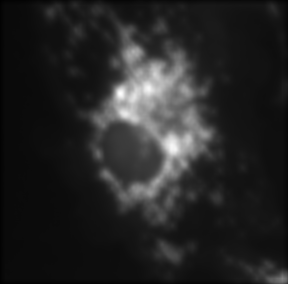
#> input picture testImages/cross_correlation/Mito_cross_correlation.tif, 288 x 284 px, found by its file name
$ python sharpen_actin.py cross_correlation/Mito_cross_correlation.tif
#> lines starting #> are read from the running program, lines starting #| are printed output that depends on the picture; after the words box and inside, x2 and y2 are one past the last pixel; in counts of white or black regions, pixels touching at a corner belong together
"""
Apply a Sharpen filter to testImages/Actin_cropped.tif and compare the result
with the input.

The kernel (the same one ImageJ uses for Process > Sharpen):

    -1  -1  -1
    -1  12  -1
    -1  -1  -1

Its weights add up to 12 - 8 = 4, so we divide by 4 to keep the overall
brightness the same. Each output pixel is then:

    (12 x center - sum of the 8 neighbors) / 4
  = center + 2 x (center - average of the 8 neighbors)

In words: every pixel is pushed further away from its surroundings.
Differences between neighbors (edges, fine details ... and noise) get bigger.

The result is saved as testImages/sharpened/Actin_cropped_sharpen.tif.

Run from the image_analysis_workshop folder:
    uv run python testImages/sharpen_actin.py
Or on another image:
    uv run python testImages/sharpen_actin.py Nucleus_cropped_noise
"""

import sys
from pathlib import Path

import numpy as np
import tifffile
import napari
from scipy import ndimage

# ---- Which image -----------------------------------------------------------
IMAGE_NAME = sys.argv[1] if len(sys.argv) > 1 else "Actin_cropped.tif"
if not IMAGE_NAME.lower().endswith((".tif", ".tiff")):
    IMAGE_NAME += ".tif"

script_dir = Path(__file__).resolve().parent
candidates = [
    script_dir / "testImages" / IMAGE_NAME,
    script_dir / IMAGE_NAME,
    script_dir.parent / "testImages" / IMAGE_NAME,
]
IMAGE_PATH = next((p for p in candidates if p.exists()), None)
if IMAGE_PATH is None:
    raise FileNotFoundError(
        f"Could not find {IMAGE_NAME}. Looked in:\n  "
        + "\n  ".join(str(p) for p in candidates)
    )

# ---- The Sharpen kernel, normalized by its sum ------------------------------
KERNEL = np.array([[-1, -1, -1],
                   [-1, 12, -1],
                   [-1, -1, -1]], dtype=np.float32)
print(f"Kernel sum = {KERNEL.sum():.0f}, so every weight is divided by it.")
KERNEL = KERNEL / KERNEL.sum()

# ---- Load and filter --------------------------------------------------------
image = tifffile.imread(IMAGE_PATH)
#> image is the input picture: shape (284, 288) float32; min 11773844, max 702355392, mean 112877224
img = image.astype(np.float32)          # floats: results can be negative
sharp = ndimage.convolve(img, KERNEL, mode="reflect")

out_dir = IMAGE_PATH.parent / "sharpened"
out_dir.mkdir(exist_ok=True)
out_path = out_dir / f"{IMAGE_PATH.stem}_sharpen.tif"
tifffile.imwrite(out_path, sharp)
print(f"Image: {IMAGE_PATH.name}  shape {image.shape}  type {image.dtype}")
#| Image: Mito_cross_correlation.tif  shape (284, 288)  type float32
print(f"Saved: {out_path.relative_to(IMAGE_PATH.parent.parent)}")


# ---- Compare -------------------------------------------------------------------
def noise_level(a, background):
    """Fine-grain noise in the background: how much each pixel differs from the
    median of its 5 x 5 neighborhood. Slow brightness changes are ignored, so
    what is left is the pixel-to-pixel 'grain' (noise)."""
    grain = a - ndimage.median_filter(a, size=5)
    return float(np.std(grain[background]))


def neighbor_variation(a):
    """Spread of the differences between neighboring pixels (whole image)."""
    return float(np.std(np.diff(a, axis=1)))


def edge_strength(a, structure):
    """Average gradient on the actin structures: how steep the edges are."""
    grad = np.hypot(*np.gradient(a))
    return float(np.mean(grad[structure]))


# Split the image into background and structure using a smoothed version,
# so the split itself is not affected by noise.
smooth = ndimage.gaussian_filter(img, 2)
background = smooth < np.percentile(smooth, 30)     # dimmest 30% = background
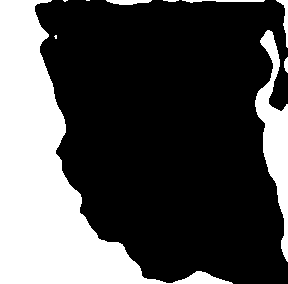
#> background: shape (284, 288) bool; 30% white; 10 white regions (3 under 20 px), largest, box (x1, y1, x2, y2) and area: (0, 0, 233, 284) 20849, (255, 30, 288, 262) 3101, (276, 0, 288, 48) 178
structure = smooth > np.percentile(smooth, 85)      # brightest 15% = actin
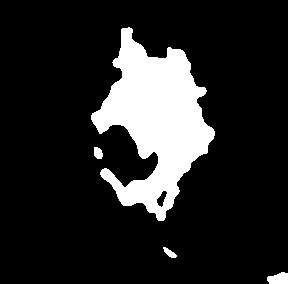
#> structure: shape (284, 288) bool; 15% white; 4 white regions, box (x1, y1, x2, y2) and area: (91, 27, 215, 221) 11905, (267, 272, 288, 284) 200, (94, 147, 103, 159) 87, (163, 247, 177, 258) 77

rows = [("input", img), ("sharpened", sharp)]
print(f"\n{'':<11}{'min':>9}{'max':>9}{'mean':>9}{'bg noise':>10}"
      f"{'nbr diff':>10}{'edges':>9}")
for name, a in rows:
    print(f"{name:<11}{a.min():>9.1f}{a.max():>9.1f}{a.mean():>9.1f}"
          f"{noise_level(a, background):>10.1f}{neighbor_variation(a):>10.1f}"
          f"{edge_strength(a, structure):>9.1f}")
#> this loop made 2 passes
#> name on passes 1 to 2: 'input', 'sharpened'
#| input      11773844.0702355392.0112877224.0 1223200.6 6882693.518372992.0
#| sharpened  7084665.5727597824.0112877224.0 2444410.0 7957438.020531878.0
#> pass 1, in noise_level, `grain = a - ndimage.median_filter(a, size=5)`:
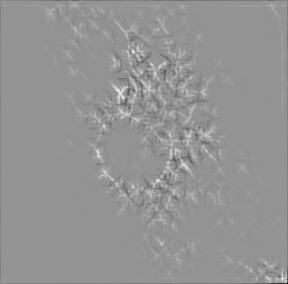
#> grain: shape (284, 288) float32; min -48156016, max 35170848, mean 231233.3; drawn with min black and max white
#> pass 1, in edge_strength, `grad = np.hypot(*np.gradient(a))`:
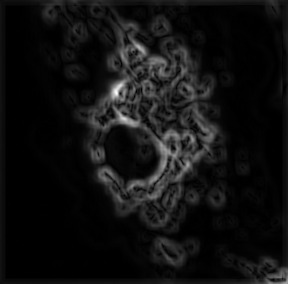
#> grad: shape (284, 288) float32; min 844.4, max 76877448, mean 5191939.5; drawn with min black and max white
#> pass 2, in noise_level (call 2), `grain = a - ndimage.median_filter(a, size=5)`:
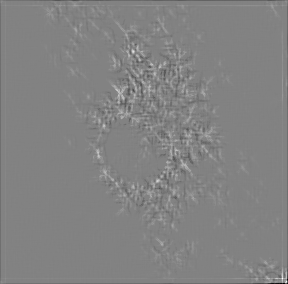
#> grain: shape (284, 288) float32; min -77021088, max 73661888, mean 255658.7; drawn with min black and max white

print(f"\nbackground noise: x{noise_level(sharp, background) / noise_level(img, background):.1f}")
#| background noise: x2.0
print(f"edge steepness:   x{edge_strength(sharp, structure) / edge_strength(img, structure):.1f}")
#| edge steepness:   x1.1
n_neg = int((sharp < 0).sum())
#> n_neg = 0
print(f"negative pixels after sharpening: {n_neg} "
      f"({100 * n_neg / sharp.size:.1f}% of the image)")
#| negative pixels after sharpening: 0 (0.0% of the image)

print("\nbg noise = fine-grain noise in the dimmest 30% of the image (background)")
print("nbr diff = spread of differences between neighboring pixels")
print("edges    = average gradient on the brightest 15% (actin structures)")

# ---- Show in napari ---------------------------------------------------------------
limits = (float(img.min()), float(img.max()))
#> limits = (11773844, 702355392)
viewer = napari.Viewer()
viewer.add_image(img, name="input", contrast_limits=limits)
viewer.add_image(sharp, name="sharpened (same contrast)", contrast_limits=limits)
viewer.add_image(sharp - img, name="what sharpening added", colormap="PiYG",
                 contrast_limits=(-float(np.percentile(np.abs(sharp - img), 99)),
                                  float(np.percentile(np.abs(sharp - img), 99))))
viewer.grid.enabled = True
viewer.grid.shape = (1, 3)
napari.run()

$ run again, on testImages/lowpass_diameters/lowpass_d0.05.tif
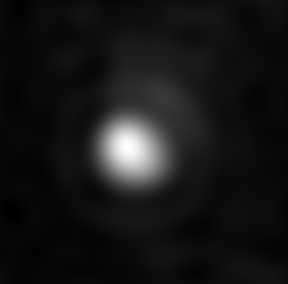
#> input picture testImages/lowpass_diameters/lowpass_d0.05.tif, 288 x 284 px, found by its file name
#> image is the input picture: shape (284, 288) float32; min 217, max 3584, mean 516.4
#| Image: lowpass_d0.05.tif  shape (284, 288)  type float32
#> `background = smooth < np.percentile(smooth, 30)`:
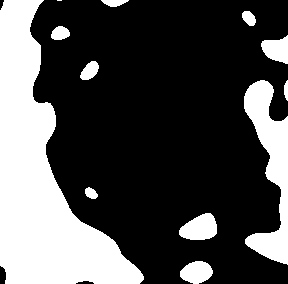
#> background: shape (284, 288) bool; 30% white; 12 white regions (1 under 20 px), largest, box (x1, y1, x2, y2) and area: (0, 0, 144, 284) 17880, (244, 80, 288, 265) 3915, (179, 213, 217, 240) 750
#> structure: shape (284, 288) bool; 15% white; 1 white region, box (x1, y1, x2, y2) and area: (86, 51, 206, 199) 12269
#> the loop `for name, a in rows:` made 2 passes
#> name on passes 1 to 2: 'input', 'sharpened'
#> (printed output is left out)
#> pass 2, in noise_level (call 2), `grain = a - ndimage.median_filter(a, size=5)`:
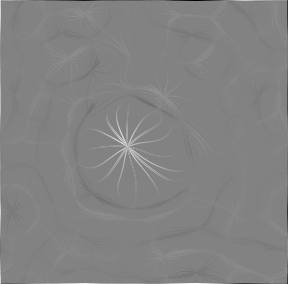
#> grain: shape (284, 288) float32; min -22.55, max 21.37, mean 0.1; drawn with min black and max white
#| background noise: x1.6
#| edge steepness:   x1.0
#> n_neg = 0
#| negative pixels after sharpening: 0 (0.0% of the image)
#> limits = (217, 3584)
